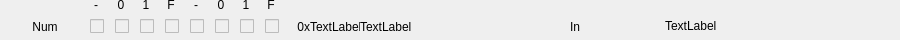
<?xml version="1.0" encoding="UTF-8"?>
<ui version="4.0">
 <class>Register_conteiner</class>
 <widget class="QWidget" name="Register_conteiner">
  <property name="geometry">
   <rect>
    <x>0</x>
    <y>0</y>
    <width>900</width>
    <height>40</height>
   </rect>
  </property>
  <property name="sizePolicy">
   <sizepolicy hsizetype="Expanding" vsizetype="Expanding">
    <horstretch>0</horstretch>
    <verstretch>0</verstretch>
   </sizepolicy>
  </property>
  <property name="minimumSize">
   <size>
    <width>900</width>
    <height>40</height>
   </size>
  </property>
  <property name="maximumSize">
   <size>
    <width>2000</width>
    <height>40</height>
   </size>
  </property>
  <property name="focusPolicy">
   <enum>Qt::StrongFocus</enum>
  </property>
  <property name="windowTitle">
   <string>Form</string>
  </property>
  <widget class="QWidget" name="gridLayoutWidget">
   <property name="geometry">
    <rect>
     <x>0</x>
     <y>-10</y>
     <width>1709</width>
     <height>51</height>
    </rect>
   </property>
   <layout class="QGridLayout" name="gridLayout" rowstretch="2,3" columnstretch="0,0,0,0,0,0,0,0,0,0,0,0,0,0">
    <property name="sizeConstraint">
     <enum>QLayout::SetDefaultConstraint</enum>
    </property>
    <property name="leftMargin">
     <number>0</number>
    </property>
    <property name="topMargin">
     <number>0</number>
    </property>
    <property name="rightMargin">
     <number>0</number>
    </property>
    <property name="bottomMargin">
     <number>0</number>
    </property>
    <property name="spacing">
     <number>0</number>
    </property>
    <item row="1" column="7" alignment="Qt::AlignHCenter">
     <widget class="QCheckBox" name="checkBoxBit1">
      <property name="enabled">
       <bool>false</bool>
      </property>
      <property name="minimumSize">
       <size>
        <width>25</width>
        <height>0</height>
       </size>
      </property>
      <property name="maximumSize">
       <size>
        <width>25</width>
        <height>16777215</height>
       </size>
      </property>
      <property name="text">
       <string/>
      </property>
      <property name="lable_register_brouser" stdset="0">
       <string>set</string>
      </property>
     </widget>
    </item>
    <item row="1" column="2" alignment="Qt::AlignHCenter">
     <widget class="QCheckBox" name="checkBoxBit6">
      <property name="enabled">
       <bool>false</bool>
      </property>
      <property name="minimumSize">
       <size>
        <width>25</width>
        <height>0</height>
       </size>
      </property>
      <property name="maximumSize">
       <size>
        <width>25</width>
        <height>16777215</height>
       </size>
      </property>
      <property name="text">
       <string/>
      </property>
      <property name="lable_register_brouser" stdset="0">
       <string>set</string>
      </property>
     </widget>
    </item>
    <item row="1" column="3" alignment="Qt::AlignHCenter">
     <widget class="QCheckBox" name="checkBoxBit5">
      <property name="enabled">
       <bool>false</bool>
      </property>
      <property name="minimumSize">
       <size>
        <width>25</width>
        <height>0</height>
       </size>
      </property>
      <property name="maximumSize">
       <size>
        <width>25</width>
        <height>16777215</height>
       </size>
      </property>
      <property name="text">
       <string/>
      </property>
      <property name="iconSize">
       <size>
        <width>16</width>
        <height>16</height>
       </size>
      </property>
      <property name="lable_register_brouser" stdset="0">
       <string>set</string>
      </property>
     </widget>
    </item>
    <item row="1" column="1" alignment="Qt::AlignLeft">
     <widget class="QCheckBox" name="checkBoxBit7">
      <property name="enabled">
       <bool>false</bool>
      </property>
      <property name="minimumSize">
       <size>
        <width>25</width>
        <height>0</height>
       </size>
      </property>
      <property name="maximumSize">
       <size>
        <width>25</width>
        <height>16777215</height>
       </size>
      </property>
      <property name="text">
       <string/>
      </property>
      <property name="checked">
       <bool>false</bool>
      </property>
      <property name="lable_register_brouser" stdset="0">
       <string>set</string>
      </property>
     </widget>
    </item>
    <item row="1" column="11">
     <widget class="QLabel" name="labelInterpritation">
      <property name="minimumSize">
       <size>
        <width>210</width>
        <height>0</height>
       </size>
      </property>
      <property name="maximumSize">
       <size>
        <width>200</width>
        <height>20</height>
       </size>
      </property>
      <property name="text">
       <string>TextLabel</string>
      </property>
      <property name="lable_register_brouser" stdset="0">
       <string>set</string>
      </property>
     </widget>
    </item>
    <item row="1" column="8" alignment="Qt::AlignHCenter">
     <widget class="QCheckBox" name="checkBoxBit0">
      <property name="enabled">
       <bool>false</bool>
      </property>
      <property name="minimumSize">
       <size>
        <width>25</width>
        <height>0</height>
       </size>
      </property>
      <property name="maximumSize">
       <size>
        <width>25</width>
        <height>16777215</height>
       </size>
      </property>
      <property name="text">
       <string/>
      </property>
      <property name="lable_register_brouser" stdset="0">
       <string>set</string>
      </property>
     </widget>
    </item>
    <item row="1" column="9">
     <widget class="QLabel" name="label_hex">
      <property name="minimumSize">
       <size>
        <width>20</width>
        <height>0</height>
       </size>
      </property>
      <property name="maximumSize">
       <size>
        <width>20</width>
        <height>16777215</height>
       </size>
      </property>
      <property name="text">
       <string>0x</string>
      </property>
      <property name="alignment">
       <set>Qt::AlignRight|Qt::AlignTrailing|Qt::AlignVCenter</set>
      </property>
      <property name="lable_register_brouser" stdset="0">
       <string>set</string>
      </property>
     </widget>
    </item>
    <item row="0" column="5">
     <widget class="QLabel" name="labelBit3">
      <property name="minimumSize">
       <size>
        <width>12</width>
        <height>15</height>
       </size>
      </property>
      <property name="maximumSize">
       <size>
        <width>12</width>
        <height>15</height>
       </size>
      </property>
      <property name="text">
       <string>-</string>
      </property>
      <property name="alignment">
       <set>Qt::AlignBottom|Qt::AlignHCenter</set>
      </property>
      <property name="lable_register_brouser" stdset="0">
       <string>set</string>
      </property>
      <property name="lable_register_brouser_num_bit" stdset="0">
       <string>true</string>
      </property>
     </widget>
    </item>
    <item row="0" column="1">
     <widget class="QLabel" name="labelBit7">
      <property name="minimumSize">
       <size>
        <width>12</width>
        <height>15</height>
       </size>
      </property>
      <property name="maximumSize">
       <size>
        <width>12</width>
        <height>15</height>
       </size>
      </property>
      <property name="text">
       <string>-</string>
      </property>
      <property name="alignment">
       <set>Qt::AlignBottom|Qt::AlignHCenter</set>
      </property>
      <property name="lable_register_brouser" stdset="0">
       <string>set</string>
      </property>
      <property name="lable_register_brouser_num_bit" stdset="0">
       <string>true</string>
      </property>
     </widget>
    </item>
    <item row="0" column="6">
     <widget class="QLabel" name="labelBit2">
      <property name="minimumSize">
       <size>
        <width>12</width>
        <height>15</height>
       </size>
      </property>
      <property name="maximumSize">
       <size>
        <width>12</width>
        <height>15</height>
       </size>
      </property>
      <property name="text">
       <string>0</string>
      </property>
      <property name="alignment">
       <set>Qt::AlignBottom|Qt::AlignHCenter</set>
      </property>
      <property name="lable_register_brouser" stdset="0">
       <string>set</string>
      </property>
      <property name="lable_register_brouser_num_bit" stdset="0">
       <string>true</string>
      </property>
     </widget>
    </item>
    <item row="0" column="8" alignment="Qt::AlignBottom">
     <widget class="QLabel" name="labelBit0">
      <property name="minimumSize">
       <size>
        <width>12</width>
        <height>15</height>
       </size>
      </property>
      <property name="maximumSize">
       <size>
        <width>12</width>
        <height>15</height>
       </size>
      </property>
      <property name="text">
       <string>F</string>
      </property>
      <property name="alignment">
       <set>Qt::AlignBottom|Qt::AlignHCenter</set>
      </property>
      <property name="lable_register_brouser" stdset="0">
       <string>set</string>
      </property>
      <property name="lable_register_brouser_num_bit" stdset="0">
       <string>true</string>
      </property>
     </widget>
    </item>
    <item row="0" column="4">
     <widget class="QLabel" name="labelBit4">
      <property name="minimumSize">
       <size>
        <width>12</width>
        <height>15</height>
       </size>
      </property>
      <property name="maximumSize">
       <size>
        <width>12</width>
        <height>15</height>
       </size>
      </property>
      <property name="text">
       <string>F</string>
      </property>
      <property name="alignment">
       <set>Qt::AlignBottom|Qt::AlignHCenter</set>
      </property>
      <property name="lable_register_brouser" stdset="0">
       <string>set</string>
      </property>
      <property name="lable_register_brouser_num_bit" stdset="0">
       <string>true</string>
      </property>
     </widget>
    </item>
    <item row="0" column="2">
     <widget class="QLabel" name="labelBit6">
      <property name="minimumSize">
       <size>
        <width>12</width>
        <height>15</height>
       </size>
      </property>
      <property name="maximumSize">
       <size>
        <width>12</width>
        <height>15</height>
       </size>
      </property>
      <property name="text">
       <string>0</string>
      </property>
      <property name="alignment">
       <set>Qt::AlignBottom|Qt::AlignHCenter</set>
      </property>
      <property name="lable_register_brouser" stdset="0">
       <string>set</string>
      </property>
      <property name="lable_register_brouser_num_bit" stdset="0">
       <string>true</string>
      </property>
     </widget>
    </item>
    <item row="0" column="7">
     <widget class="QLabel" name="labelBit1">
      <property name="minimumSize">
       <size>
        <width>12</width>
        <height>15</height>
       </size>
      </property>
      <property name="maximumSize">
       <size>
        <width>12</width>
        <height>15</height>
       </size>
      </property>
      <property name="text">
       <string>1</string>
      </property>
      <property name="alignment">
       <set>Qt::AlignBottom|Qt::AlignHCenter</set>
      </property>
      <property name="lable_register_brouser" stdset="0">
       <string>set</string>
      </property>
      <property name="lable_register_brouser_num_bit" stdset="0">
       <string>true</string>
      </property>
     </widget>
    </item>
    <item row="1" column="13">
     <widget class="QLabel" name="labelDiscription">
      <property name="focusPolicy">
       <enum>Qt::StrongFocus</enum>
      </property>
      <property name="text">
       <string>TextLabel</string>
      </property>
      <property name="lable_register_brouser" stdset="0">
       <string>set</string>
      </property>
     </widget>
    </item>
    <item row="1" column="10">
     <widget class="QLabel" name="labelValue">
      <property name="minimumSize">
       <size>
        <width>50</width>
        <height>0</height>
       </size>
      </property>
      <property name="maximumSize">
       <size>
        <width>50</width>
        <height>16777215</height>
       </size>
      </property>
      <property name="text">
       <string>TextLabel</string>
      </property>
      <property name="lable_register_brouser" stdset="0">
       <string>set</string>
      </property>
     </widget>
    </item>
    <item row="0" column="3">
     <widget class="QLabel" name="labelBit5">
      <property name="minimumSize">
       <size>
        <width>12</width>
        <height>15</height>
       </size>
      </property>
      <property name="maximumSize">
       <size>
        <width>12</width>
        <height>15</height>
       </size>
      </property>
      <property name="text">
       <string>1</string>
      </property>
      <property name="alignment">
       <set>Qt::AlignBottom|Qt::AlignHCenter</set>
      </property>
      <property name="lable_register_brouser" stdset="0">
       <string>set</string>
      </property>
      <property name="lable_register_brouser_num_bit" stdset="0">
       <string>true</string>
      </property>
     </widget>
    </item>
    <item row="1" column="6" alignment="Qt::AlignHCenter">
     <widget class="QCheckBox" name="checkBoxBit2">
      <property name="enabled">
       <bool>false</bool>
      </property>
      <property name="minimumSize">
       <size>
        <width>25</width>
        <height>0</height>
       </size>
      </property>
      <property name="maximumSize">
       <size>
        <width>25</width>
        <height>16777215</height>
       </size>
      </property>
      <property name="text">
       <string/>
      </property>
      <property name="lable_register_brouser" stdset="0">
       <string>set</string>
      </property>
     </widget>
    </item>
    <item row="1" column="4" alignment="Qt::AlignHCenter">
     <widget class="QCheckBox" name="checkBoxBit4">
      <property name="enabled">
       <bool>false</bool>
      </property>
      <property name="minimumSize">
       <size>
        <width>25</width>
        <height>0</height>
       </size>
      </property>
      <property name="maximumSize">
       <size>
        <width>25</width>
        <height>16777215</height>
       </size>
      </property>
      <property name="text">
       <string/>
      </property>
      <property name="lable_register_brouser" stdset="0">
       <string>set</string>
      </property>
     </widget>
    </item>
    <item row="1" column="5" alignment="Qt::AlignHCenter">
     <widget class="QCheckBox" name="checkBoxBit3">
      <property name="enabled">
       <bool>false</bool>
      </property>
      <property name="minimumSize">
       <size>
        <width>25</width>
        <height>0</height>
       </size>
      </property>
      <property name="maximumSize">
       <size>
        <width>25</width>
        <height>16777215</height>
       </size>
      </property>
      <property name="text">
       <string/>
      </property>
      <property name="lable_register_brouser" stdset="0">
       <string>set</string>
      </property>
     </widget>
    </item>
    <item row="1" column="12">
     <widget class="QLabel" name="label">
      <property name="minimumSize">
       <size>
        <width>95</width>
        <height>0</height>
       </size>
      </property>
      <property name="maximumSize">
       <size>
        <width>95</width>
        <height>16777215</height>
       </size>
      </property>
      <property name="text">
       <string>In</string>
      </property>
     </widget>
    </item>
    <item row="1" column="0">
     <widget class="QLabel" name="labelRegNum">
      <property name="minimumSize">
       <size>
        <width>90</width>
        <height>0</height>
       </size>
      </property>
      <property name="maximumSize">
       <size>
        <width>90</width>
        <height>16777215</height>
       </size>
      </property>
      <property name="text">
       <string>Num</string>
      </property>
      <property name="alignment">
       <set>Qt::AlignCenter</set>
      </property>
      <property name="lable_register_brouser" stdset="0">
       <string>set</string>
      </property>
     </widget>
    </item>
   </layout>
  </widget>
 </widget>
 <resources/>
 <connections/>
</ui>
